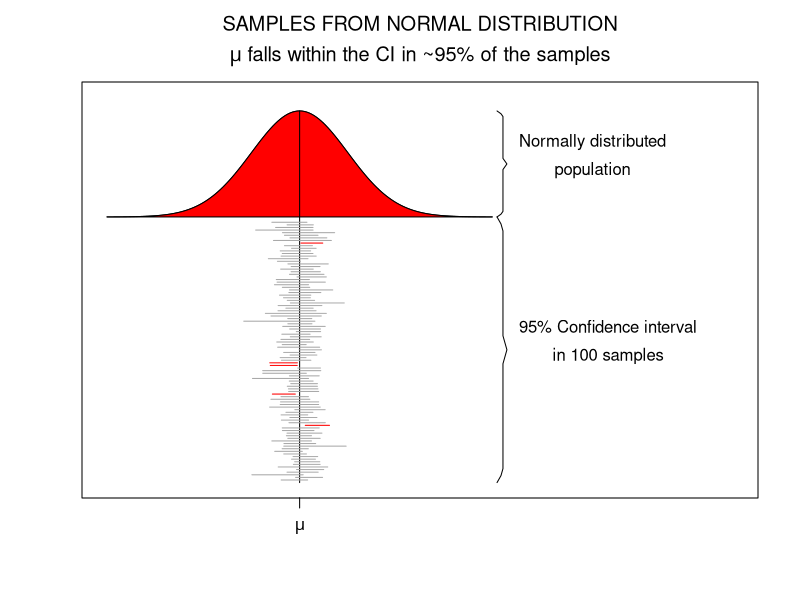
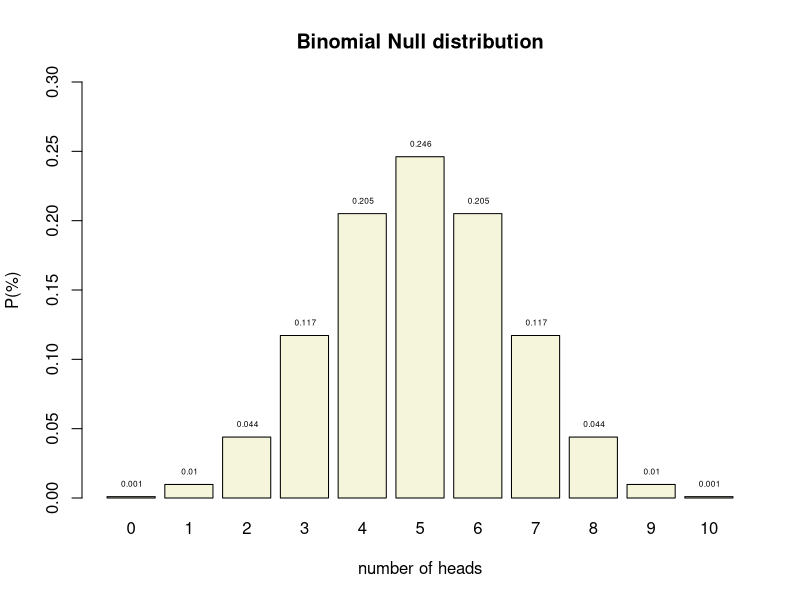
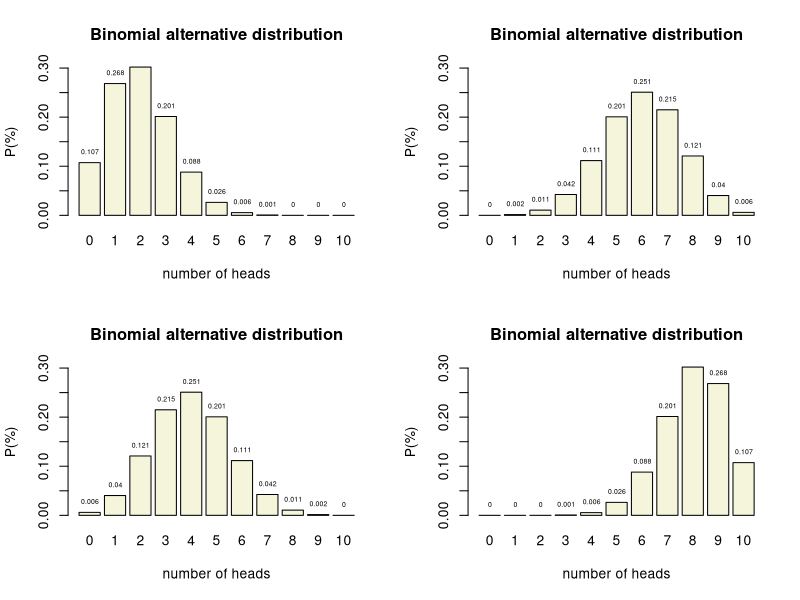
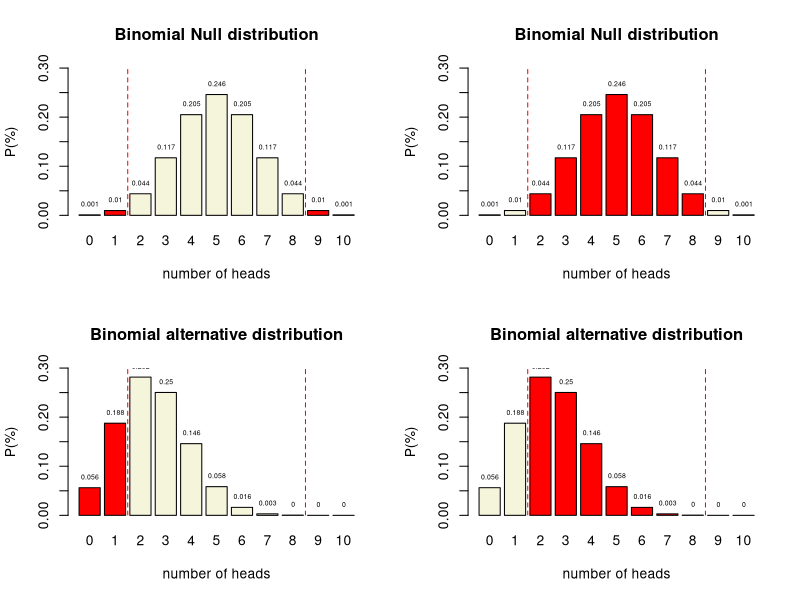
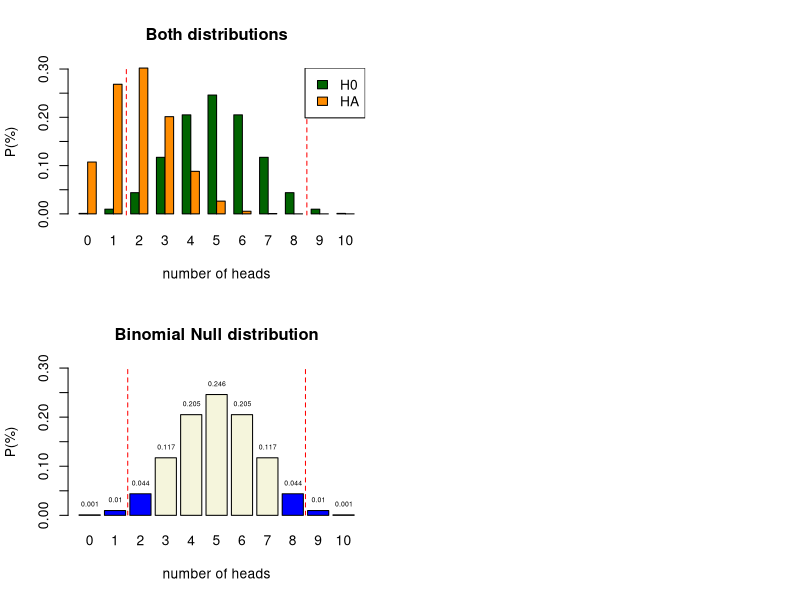

The R source for these figures, in order:
## ---- chunk 1

## ---- chunk 2
set.seed(1548)

x  = seq(-4,4,.05) # sequence x values for normal distribution
hx = dnorm(x)      # calculate y values

title = expression(atop("SAMPLES FROM NORMAL DISTRIBUTION",paste(mu," falls within the CI in ~95% of the samples")))

plot(x,hx+1,type="l",ylim=c(0,1.45),xlim=c(-4,9), yaxt="n", xaxt="n",ylab="",xlab="",main=title, mai=c(3,1,2,1),mar=c(3,1,2,1))

# Add red area
polygon(c(x,rev(x)),c(rep(1,length(x)),hx+1),col="red",lty=1)

# Add mu line
lines(c(0,0),c(0,max(hx)+1))

# Add mu symbol to x axis
axis( 1,at=0,labels=expression(mu), cex=2 )

# Create curly braces for normal distribution 
ybracket = seq(1,max(hx)+1,length=39)
xbracket = rep(4.1,39)*c(c(1,1.02),rep(1.03,16),c(1.04,1.05,1.04),rep(1.03,16),c(1.02,1))

lines(xbracket,ybracket,col="black")

# Create curly braces for samples
ybracket = seq(0,1,length=39)
xbracket = rep(4.1,39)*c(c(1,1.02),rep(1.03,16),c(1.04,1.05,1.04),rep(1.03,16),c(1.02,1))

lines(xbracket,ybracket,col="black")

text = expression(atop("Normally distributed","population"))

text(4.1*1.06,1+(max(hx)/2), text,pos=4)

text = expression(atop("95% Confidence interval","in 100 samples","drawn from the","normal distribution"))

text(4.1*1.06,.5, text,pos=4)

# Add confidence intervals

mu  = 0
sig = 1

mu_in_ci = array() # create empty array

iterations = 100

for(i in 1:iterations) {
  
  n      = round(runif(1,10,60)) # use variable sample sizes between 10 and 60
  sample = rnorm(n,mu,sig)       # sample from normal distribution
  
  sample_mean = mean(sample)
  sample_sd   = sd(sample)
  sample_ci   = sample_sd/sqrt(n)
  
  sample_ci_upperbound = sample_mean + sample_ci * 1.96
  sample_ci_lowerbound = sample_mean - sample_ci * 1.96
  
  if(sample_ci_lowerbound < mu & sample_ci_upperbound > mu) {
    
    mu_in_ci[i] = 1	
    col = "darkgrey"	
  }
  else {
    mu_in_ci[i] = 0
    col = "red"
  }
  
  # plot CI lines
  lines(c(sample_ci_lowerbound,sample_ci_upperbound),rep((.98/iterations)*i,2),col=col)
  
}

percentage = (1/iterations)*sum(mu_in_ci)
## ---- chunk 3
#| output-location: slide

n <- 10   # Sample size
k <- 0:n  # Discrete probability space
p <- .5   # Probability of head

coin <- 0:1

permutations <- factorial(n) / ( factorial(k) * factorial(n-k) )
# permutations

p_k  <- p^k * (1-p)^(n-k)  # Probability of single event
p_kp <- p_k * permutations # Probability of event times 
# the occurrence of that event

title <- "Binomial Null distribution"

# col=c(rep("red",2),rep("beige",7),rep("red",2))

barplot( p_kp, 
         main=title, 
         names.arg=0:n, 
         xlab="number of heads", 
         ylab="P(%)", 
         col='beige',
         ylim=c(0,.3) )

# abline(v = c(2.5,10.9), lty=2, col='red')

text(.6:10.6*1.2,p_kp,round(p_kp,3),pos=3,cex=.5)
## ---- chunk 4

# n = 10   # Sample size
# k = 0:10 # Discrete probability space
prob <- c(.2, .4, .6, .8)  # Probability of head

layout(matrix(1:4, 2,2)) 

for(p in prob) {
  permutations <- factorial(n) / ( factorial(k) * factorial(n-k) )
  
  p_k2  <- p^k  * (1-p)^(n-k)  # Probability of single event
  p_kp2 <- p_k2 * permutations # Probability of event times 
  # the occurrence of that event
  
  title <- "Binomial alternative distribution"
  
  col <- c(rep("red",2),rep("beige",7),rep("red",2))
  
  barplot( p_kp2, 
           main=title, 
           names.arg=0:10, 
           xlab="number of heads", 
           ylab="P(%)", 
           beside=TRUE,
           col="beige",
           ylim=c(0,.3) 
  )
  
  # abline(v = c(2.5,10.9), lty=2, col='red')
  
  text(.6:10.6*1.2,p_kp2,round(p_kp2,3),pos=3,cex=.5)
}
## ---- chunk 5

## ---- chunk 6

## ---- chunk 7

n <- 10   # Sample size
k <- 0:10 # Discrete probability space
p <- .5   # Probability of head

p_k  <- p^k * (1-p)^(n-k)  # Probability of single event
p_kp <- p_k * permutations # Probability of event times 
# the occurrence of that event
# sample = 90
# freq_munt = round(p_kp*sample)
# cbind(k,permutations,p_k,p_kp,freq_munt)

title <- "Binomial Null distribution"

col <- c(rep("red",2),rep("beige",7),rep("red",2))

barplot( p_kp, 
         main=title, 
         names.arg=0:10, 
         xlab="number of heads", 
         ylab="P(%)", 
         col=col,
         ylim=c(0,.3) )

abline(v = c(2.5,10.9), lty=2, col='red')

text(.6:10.6*1.2,p_kp,round(p_kp,3),pos=3,cex=.5)
## ---- chunk 8

## ---- chunk 9

n <- 10   # Sample size
k <- 0:10 # Discrete probability space
p <- .25   # Probability of head

p_k  <- p^k * (1-p)^(n-k)  # Probability of single event
p_kp <- p_k * permutations # Probability of event times 
# the occurrence of that event
# sample = 90
# freq_munt = round(p_kp*sample)
# cbind(k,permutations,p_k,p_kp,freq_munt)

title <- "Binomial alternative distribution"

col <- c(rep("red",2),rep("beige",7),rep("red",2))

barplot( p_kp, 
         main=title, 
         names.arg=0:10, 
         xlab="number of heads", 
         ylab="P(%)", 
         col=col,
         ylim=c(0,.3) )

abline(v = c(2.5,10.9), lty=2, col='red')

text(.6:10.6*1.2,p_kp,round(p_kp,3),pos=3,cex=.5)
## ---- chunk 10

## ---- chunk 11

n <- 10   # Sample size
k <- 0:10 # Discrete probability space
p <- .5   # Probability of head

p_k  <- p^k * (1-p)^(n-k)  # Probability of single event
p_kp <- p_k * permutations # Probability of event times 
# the occurrence of that event
# sample = 90
# freq_munt = round(p_kp*sample)
# cbind(k,permutations,p_k,p_kp,freq_munt)

title <- "Binomial Null distribution"

col <- c(rep("beige",2),rep("red",7),rep("beige",2))

barplot( p_kp, 
         main=title, 
         names.arg=0:10, 
         xlab="number of heads", 
         ylab="P(%)", 
         col=col,
         ylim=c(0,.3) )

abline(v = c(2.5,10.9), lty=2, col='red')

text(.6:10.6*1.2,p_kp,round(p_kp,3),pos=3,cex=.5)
## ---- chunk 12

## ---- chunk 13

n <- 10   # Sample size
k <- 0:10 # Discrete probability space
p <- .25   # Probability of head

p_k  <- p^k * (1-p)^(n-k)  # Probability of single event
p_kp <- p_k * permutations # Probability of event times 
# the occurrence of that event
# sample = 90
# freq_munt = round(p_kp*sample)
# cbind(k,permutations,p_k,p_kp,freq_munt)

title <- "Binomial alternative distribution"

col <- c(rep("beige",2),rep("red",7),rep("beige",2))

barplot( p_kp, 
         main=title, 
         names.arg=0:10, 
         xlab="number of heads", 
         ylab="P(%)", 
         col=col,
         ylim=c(0,.3) )

abline(v = c(2.5,10.9), lty=2, col='red')

text(.6:10.6*1.2,p_kp,round(p_kp,3),pos=3,cex=.5)
## ---- chunk 14

title <- "Both distributions"

colh0 <- 'darkgreen'
colha <- 'darkorange'

barplot( rbind(dbinom(0:10, 10, .5),
               dbinom(0:10, 10, .2)), 
         main=title, 
         names.arg=0:10, 
         xlab="number of heads", 
         ylab="P(%)", 
         col = rbind(colh0,colha),
         beside=TRUE
         #legend.text = c("H0", "HA")
)

abline(v = c(6.5,27.5), lty=2, col='red')

legend("topright", legend=c("H0","HA"), fill=c(colh0, colha))

## ---- chunk 15

n <- 10   # Sample size
k <- 0:10 # Discrete probability space
p <- .5   # Probability of head

p_k  <- p^k * (1-p)^(n-k)  # Probability of single event
p_kp <- p_k * permutations # Probability of event times 
# the occurrence of that event
# sample = 90
# freq_munt = round(p_kp*sample)
# cbind(k,permutations,p_k,p_kp,freq_munt)

title <- "Binomial Null distribution"

col <- c(rep("blue",3),rep("beige",5),rep("blue",2))

barplot( p_kp, 
         main=title, 
         names.arg=0:10, 
         xlab="number of heads", 
         ylab="P(%)", 
         col=col,
         ylim=c(0,.3) )

abline(v = c(2.5,10.9), lty=2, col='red')

text(.6:10.6*1.2,p_kp,round(p_kp,3),pos=3,cex=.5)
